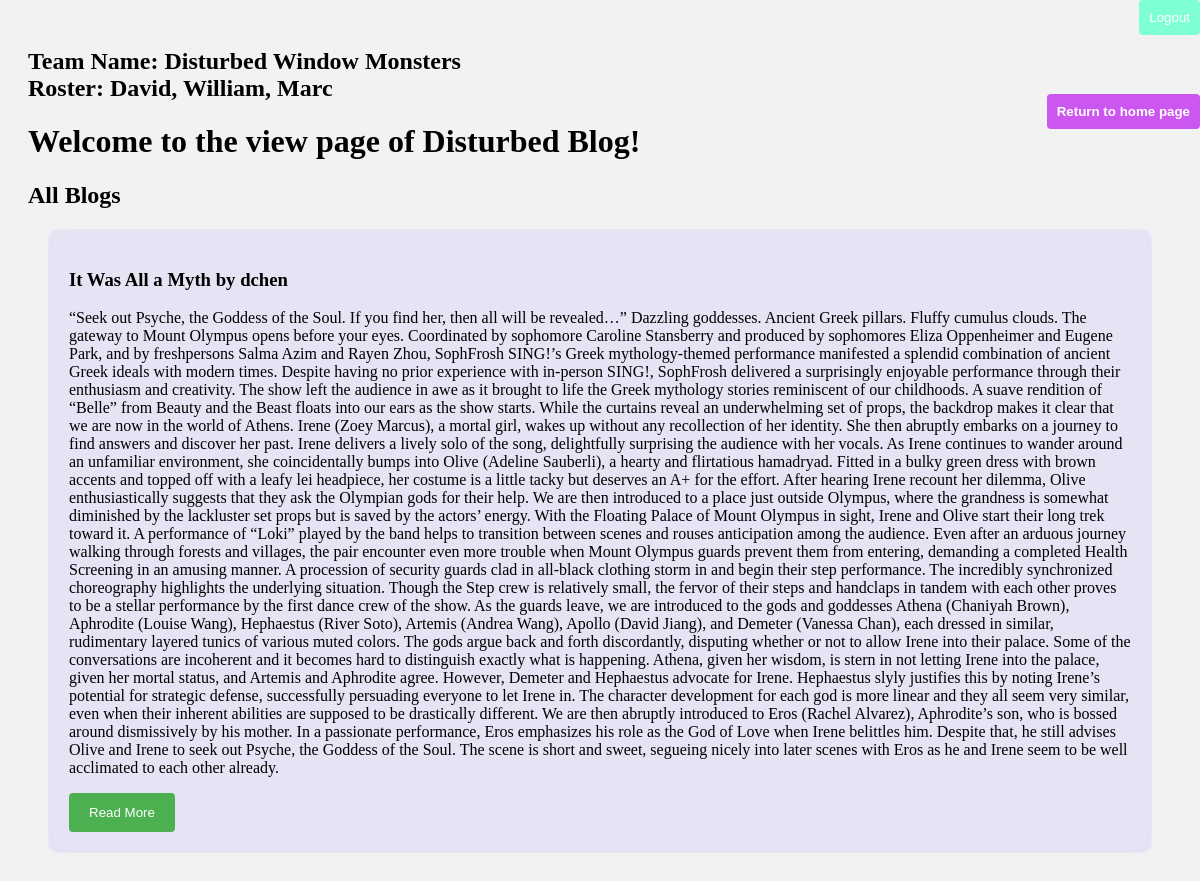
Before: /view with the older database file.
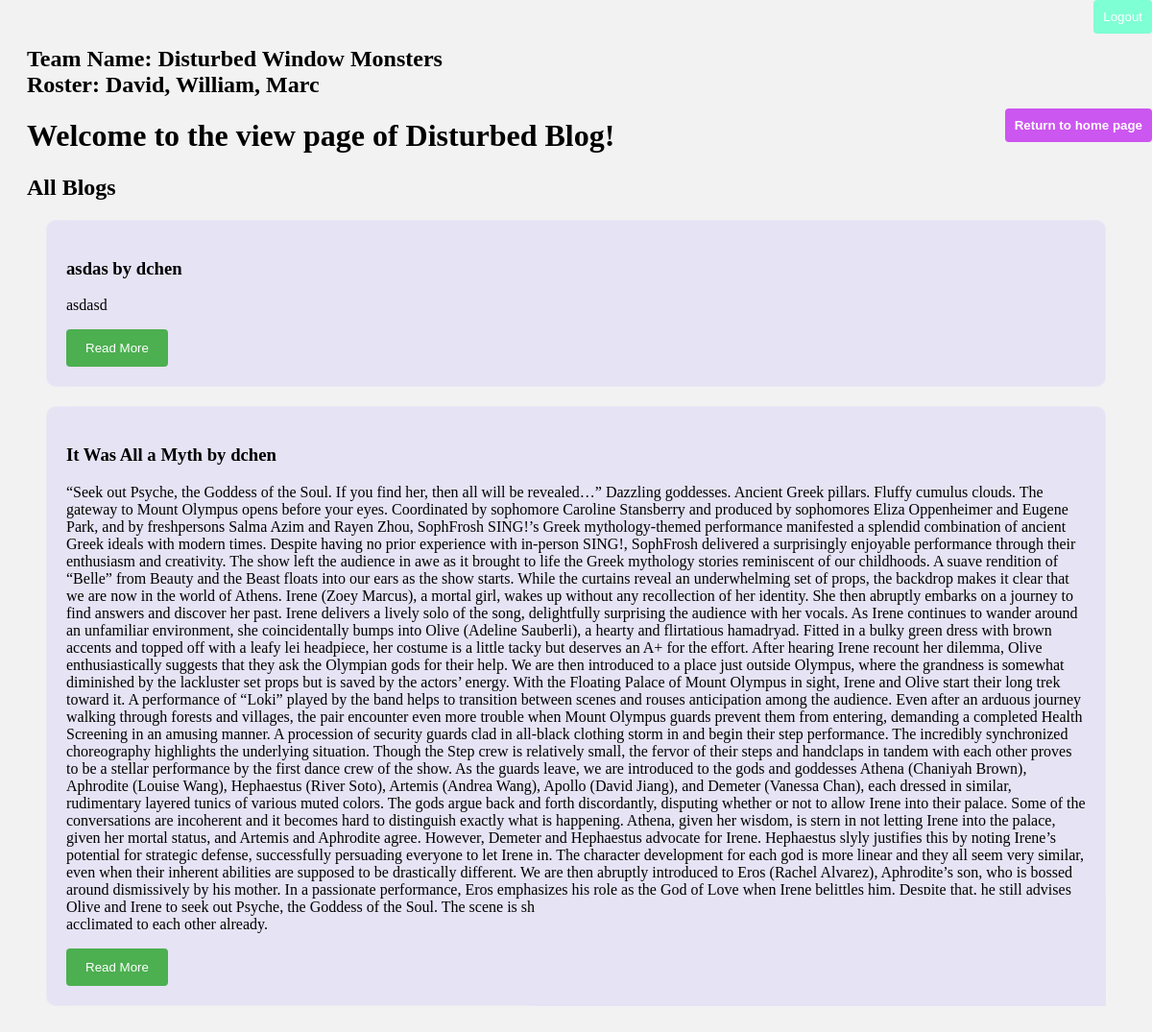
After: the same page with the newer database file.
### tables this page shows
CREATE TABLE blog(user TEXT, title TEXT, content TEXT, date_added INTEGER, data_mod INTEGER,view_count INTEGER, time INTEGER, id INTEGER PRIMARY KEY AUTOINCREMENT, slug TEXT UNIQUE);

### app/__init__.py (the view, shortened to what this page needs)
@ app.route("/view", methods=['GET', 'POST'])
def view():
    if request.method == "GET":
        return render_template('view.html', blogs=get_posts())
    else:
        return Response(status=405)

### app/db_user.py (called while the page is built)
def get_posts():
    return c.execute("SELECT * FROM blog ORDER BY time DESC").fetchall()

### app/templates/view.html (shortened to what this page needs)
<!DOCTYPE html>
<html>
  <head>
    <link rel="stylesheet" href="/static/css/index.css" />
  </head>
  <body>
    <div>
      <h2>
        Team Name: Disturbed Window Monsters
        <br />
        Roster: David, William, Marc
      </h2>
      <h1>Welcome to the view page of Disturbed Blog!</h1>
      <div>
        <h2>All Blogs</h2>
        <div>
          {% for blog in blogs %}
          <div class="frosted-glass">
            <h3>{{blog[1]}} by {{blog[0]}}</h3>
            <p>{{blog[2]}}</p>
            <a href="/blog/{{blog[8]}}">
              <button>Read More</button>
            </a>
          </div>
          {% endfor %}
        </div>
      </div>
      <br />
      <form method="POST" action="/logout">
        <button
          type="submit"
          style="
            position: absolute;
            top: 0%;
            right: 0%;
            padding: 10px;
            background-color: aquamarine;
          "
        >
          Logout
        </button>
      </form>
      <br />
      <a href="/back">
        <button
          style="
            position: absolute;
            top: 10%;
            right: 0%;
            padding: 10px;
            background-color: rgb(204, 86, 240);
          "
        >
          <b>Return to home page</b>
        </button>
      </a>
    </div>
  </body>
</html>

### app/static/css/index.css (style rules this page uses)
button { background-color: #4caf50; color: white; padding: 12px 20px; border: none; border-radius: 4px; cursor: pointer; display: flex; }
a { text-decoration: none; color: white; }
body { background-color: #f2f2f2; padding: 20px; }
.frosted-glass { background-color: rgba(217, 212, 245, 0.5); backdrop-filter: blur(10px); -webkit-backdrop-filter: blur(10px); border-radius: 10px; margin: 20px; padding: 20px; border: 1px solid rgba(255, 255, 255, 0.18); }

Changed rows visible on the page:
added blog: title "asdas", user "dchen", content "asdasd"
